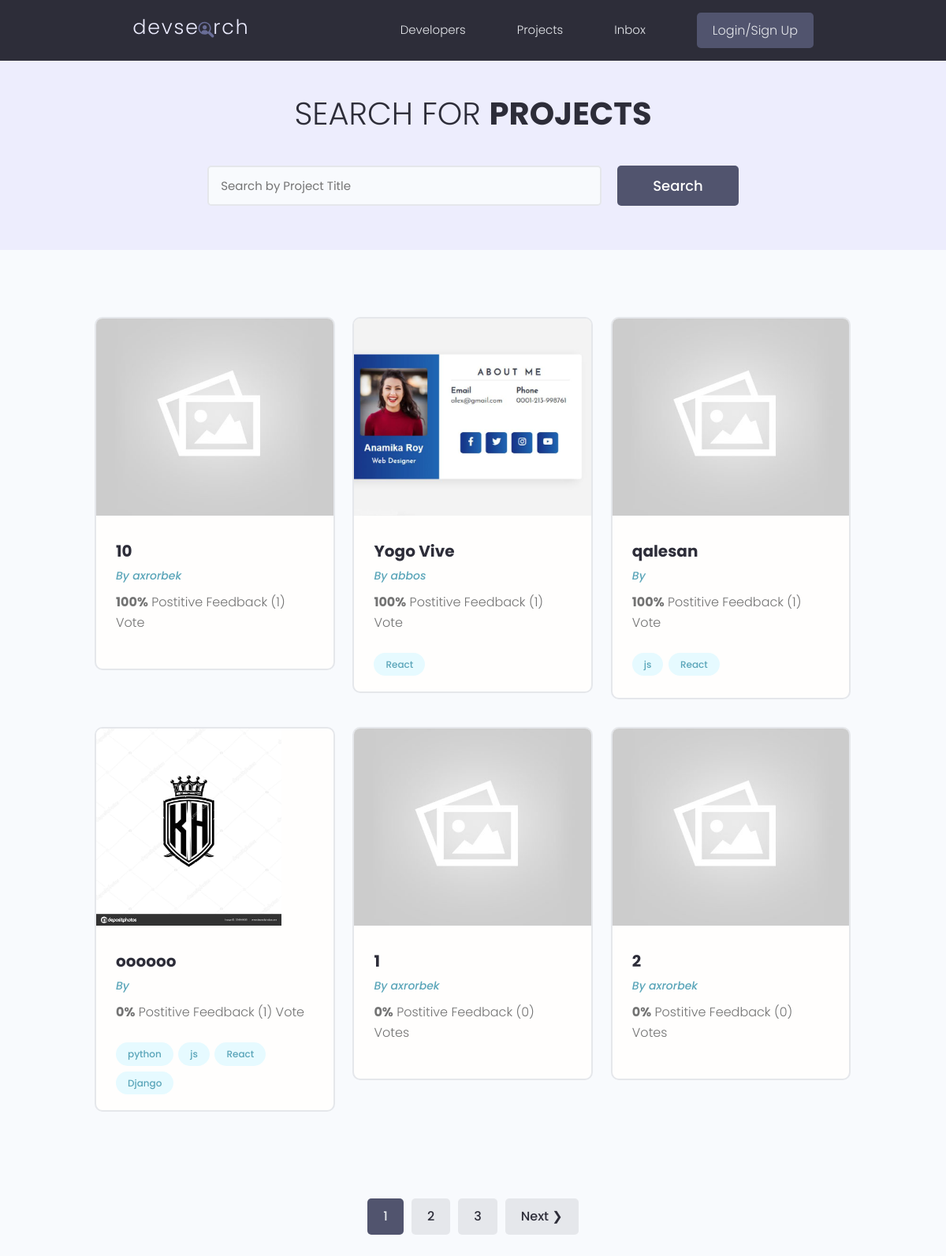
/projects/, run on the app's committed database.
### projects/models.py (models this page shows, shortened)
class Project(models.Model):
    owner = models.ForeignKey(Profile,null=True,blank=True, on_delete=models.SET_NULL)
    title = models.CharField(max_length=200)
    description = models.TextField(null=True,blank=True)
    featured_image = models.ImageField(null=True, blank=True,  default='defaults.jpg')
    demo_link = models.CharField(max_length=2000,null=True,blank=True)
    sourse_link = models.CharField(max_length=2000,null=True,blank=True)
    tags = models.ManyToManyField('Tag',blank=True)
    vote_total = models.IntegerField(default=0,null=True,blank=True)
    vote_ratio = models.IntegerField(default=0,null=True,blank=True)
    created = models.DateTimeField(auto_now_add=True)
    id = models.UUIDField(default=uuid.uuid4,
                          unique=True,
                          primary_key=True,
                          editable=False)
    class Meta:
        ordering=['-vote_ratio','-vote_total','title']

class Tag(models.Model):
    name = models.CharField(max_length=200)
    created = models.DateTimeField(auto_now_add=True)
    id = models.UUIDField(default=uuid.uuid4,
                          unique=True,
                          primary_key=True,
                          editable=False)
    def __str__(self):
        return self.name

### users/models.py (models this page shows, shortened)
class Profile(models.Model):
    user = models.OneToOneField(User,on_delete=models.CASCADE,null=True,blank=True )
    name = models.CharField(max_length=200,blank=True,null=True)
    email = models.EmailField(max_length=500,blank=True,null=True)
    username = models.CharField(max_length=200,blank=True,null=True)
    location = models.CharField(max_length=200,blank=True,null=True)
    short_intro = models.CharField(max_length=200,blank=True,null=True)
    bio = models.TextField(blank=True,null=True)
    profile_image = models.ImageField(null=True,blank=True,upload_to='profiles/',default='profiles/user-default.png')
    social_github = models.CharField(max_length=200,blank=True,null=True)
    social_twitter = models.CharField(max_length=200,blank=True,null=True)
    social_linkedin = models.CharField(max_length=200,blank=True,null=True)
    social_youtube = models.CharField(max_length=200,blank=True,null=True)
    social_website  = models.CharField(max_length=200,blank=True,null=True)
    created = models.DateTimeField(auto_now_add=True)
    id = models.UUIDField(default=uuid.uuid4,
                          unique=True,
                          primary_key=True,
                          editable=False)

### projects/views.py (the view)
# urls.py: path('projects/',include('projects.urls')),
def projects(request):
    projects , search_query = searchProjects(request)
    custom_range ,projects = paginationProjects(request, projects, 6)
    context = {'projects':projects,'search_query':search_query,'custom_range':custom_range }
    return render(request, 'projects/projects.html',context)

### projects/utils.py (called while the page is built)
def paginationProjects(request,projects,results):
    page = request.GET.get('page')
    paginator = Paginator(projects,results)
    try:
        projects = paginator.page(page)
    except PageNotAnInteger:
        page = 1
        projects = paginator.page(page)
    except EmptyPage:
        page = paginator.num_pages
        projects = paginator.page(page)
    leftIndex = (int(page) - 4)
    if leftIndex < 1:
        leftIndex = 1
    rightIndex = (int(page) + 5 )
    if rightIndex > paginator.num_pages:
        rightIndex = paginator.num_pages + 1
    custom_range = range(leftIndex,rightIndex)
    return custom_range,projects

def searchProjects(request):
    search_query = ""
    if request.GET.get('search_query'):
        search_query = request.GET.get('search_query')
    tags = Tag.objects.filter(name__icontains=search_query)
    projects = Project.objects.distinct().filter(
        Q(title__icontains=search_query)|
        Q(description__icontains=search_query)|
        Q(owner__name__icontains=search_query)|
        Q(tags__in=tags)
    )
    return projects , search_query

### projects/templates/projects/projects.html (shortened to what this page needs)
{% extends 'main.html' %} {% block content %}
{% load pluralize_pl %}
<main class="projects">
    <section class="hero-section text-center">
        <div class="container container--narrow">
            <div class="hero-section__box">
                <h2>Search for <span>Projects</span></h2>
            </div>
            <div class="hero-section__search">
                <form id='searchForm' class="form" action="{% url 'projects' %}" method="get">
                    <div class="form__field">
                        <input class="input input--text" id="formInput#search" type="text" name="search_query"
                            placeholder="Search by Project Title" value="{{search_query}}" />
                    </div>
                    <input class="btn btn--sub btn--lg" type="submit" value="Search" />
                </form>
            </div>
        </div>
    </section>
    <section class="projectsList">
        <div class="container">
            <div class="grid grid--three">
                {% for project in projects %}
                <div class="column">
                    <div class="card project">
                        <a href="{% url 'project' project.id %}" class="project">
                            <img class="project__thumbnail" src="{{project.featured_image.url}}"
                                alt="project thumbnail" />
                            <div class="card__body">
                                <h3 class="project__title">{{project.title}}</h3>
                                <p>
                                    <a class="project__author"
                                        href="{% url 'user-profile' project.owner.id %}">By {{project.owner.name}}</a>
                                </p>
                                <p class="project--rating">
                                    <span style="font-weight: bold">{{project.vote_ratio}}%</span>
                                    Postitive Feedback ({{project.vote_total}}) Vote{{project.vote_total | pluralize:"s"}}
                                </p>
                                <div class="project__tags">
                                    {% for tag in project.tags.all %}
                                    <span class="tag tag--pill tag--main">
                                        <small>{{tag}}</small>
                                    </span>
                                    {% endfor %}
                                </div>
                            </div>
                        </a>
                    </div>
                </div>
                {% endfor %}
            </div>
        </div>
    </section>
    {% include 'pagination.html' with queryset=projects custom_range=custom_range %}
</main>
{% endblock content %}

### static/style/app.css (style rules this page uses)
:root { --color-sub: #2d2d39; }
.btn--sub { background-color: var(--color-sub-light); }
.card { border: 2px solid var(--color-light); }
img { width: 100%; }
.hero-section { height: 40vh; display: flex; align-items: center; background-color: var(--color-sub); }
.hero-section__box { margin-bottom: 4rem; }
.hero-section__box > h2, .hero-section__box > h2 > span { font-size: 4rem; color: var(--color-light); line-height: 1.3; text-transform: uppercase; }
.hero-section__box > h2 { font-weight: 300; }
.hero-section__box > h2 > span { font-weight: 700; }
.hero-section__search > .form { display: flex; align-items: center; justify-content: center; gap: 2rem; }
.hero-section__search > .form input.input--text { width: 50rem; }
.project__author { font-size: 1.4rem; font-style: italic; }
.project--rating { margin-bottom: 1.6em; margin-top: .5em; }
.projects > .hero-section { background: var(--color-sub-lighter); height: 30vh; }
.projects .hero-section__box { margin-bottom: 2.5rem; }
.projects .hero-section__box > h2 { color: var(--color-sub); }
.projects .hero-section__box > h2 > span { font-weight: 700; color: var(--color-sub); }
.projectsList { margin-top: 8rem; }
.project__thumbnail { height: 25rem; object-fit: cover; object-position: top center; }
.project__title { font-size: 2rem; font-weight: 700; color: var(--color-sub); }

### static/uikit/styles/modules/_variables.css (style rules this page uses)
:root { --color-main: #5aa5b9; --color-main-light: #e6faff; --color-sub: #3f4156; --color-sub-light: #51546e; --color-sub-lighter: #ededfd; --color-text: #737373; --color-gray: #8b8b8b; --color-light: #e5e7eb; --color-light-gray: #767676; --color-bg: #f8fafd; --color-white: #fffefd; --color-white-light: #f3f3f3; --color-success: #359e64; --color-success-bg: #def8e8; --color-error: #fc4b0b; --color-error-bg: #fff2ee; --font-base: 'Poppins', arial, helvetica, 'Segoe UI', roboto, ubuntu, sans-serif; --font-monospace: 'Fira Code', 'Courier New', courier, monospace; --font-regular: 300; --font-medium: 500; --font-bold: 700; --generic-shadow: 1px 1px 5px #00000010; --generic-transition: all 0.3s ease-in-out; }

### static/uikit/styles/modules/_base.css (style rules this page uses)
* { margin: 0; padding: 0; box-sizing: border-box; text-rendering: optimizeLegibility; color: inherit; font-size: inherit; }
html { font-size: 50%; }
@media only screen and (min-width: 480px) { html { font-size: 56.25%; } }
@media only screen and (min-width: 1200px) { html { font-size: 62.5%; } }
body { line-height: 1.6; font-weight: 400; font-size: 1.5rem; color: var(--color-text); background-color: var(--color-bg); min-height: 100vh; }

### static/uikit/styles/modules/_typography.css (style rules this page uses)
* { font-family: var(--font-base); }
h2 { font-size: 3.6rem; font-weight: var(--font-bold); }
h3 { font-size: 3.2rem; font-weight: var(--font-medium); }
p, span, strong { font-size: 1.6rem; color: var(--color-text); font-weight: var(--font-regular); }
a { padding-bottom: 2px; text-decoration: none; display: inline-block; color: var(--color-main); font-weight: var(--font-medium); }

### static/uikit/styles/modules/_utilities.css (style rules this page uses)
.container { width: 92%; max-width: 165rem; margin: 0 auto; box-sizing: border-box; }
.container--narrow { width: 92%; max-width: 120rem; }
@media screen and (min-width: 1000px) { .container { width: 90%; } }
@media screen and (min-width: 1000px) { .container--narrow { width: 85%; } }
@media screen and (min-width: 1200px) { .container { width: 80%; } }
@media screen and (min-width: 1200px) { .container--narrow { width: 72%; } }
.text-center { text-align: center; }

### static/uikit/styles/modules/_button.css (style rules this page uses)
.btn { display: inline-block; position: relative; cursor: pointer; background-color: var(--color-light); font-weight: var(--font-medium); color: var(--color-sub); text-decoration: none; padding: 1rem 2rem; border-radius: 0.5rem; border: none; width: -webkit-fit-content; width: -moz-fit-content; width: fit-content; height: -webkit-fit-content; height: -moz-fit-content; height: fit-content; font-size: 1.6rem; outline-width: 0; outline-color: transparent; -webkit-backface-visibility: hidden; backface-visibility: hidden; transition: all 0.3s ease-in-out; }
.btn--sub { background-color: var(--color-sub); color: var(--color-white); }
.btn--lg { font-size: 1.8rem; padding: 1.2rem 4.5rem; }

### static/uikit/styles/modules/_card.css (style rules this page uses)
.card { border-radius: 1rem; background-color: var(--color-white); border: 1.5px solid var(--color-light); width: auto; height: auto; margin-top: 0.5rem; margin-bottom: 0.5rem; overflow: hidden; }
.card__body, .card__header { padding: 2rem 2.5rem; }

### data on the page
Project: featured_image (placeholder picture), title "10", owner.name "axrorbek", vote_ratio "100", vote_total "1"
Project: featured_image (picture), title "Yogo Vive", owner.name "abbos", vote_ratio "100", vote_total "1"
Tag: name "React"
Project: featured_image (placeholder picture), title "qalesan", vote_ratio "100", vote_total "1"
Tag: name "js"
Project: featured_image (picture), title "oooooo", vote_ratio "0", vote_total "1"
Tag: name "python"
Tag: name "Django"
Project: featured_image (placeholder picture), title "1", owner.name "axrorbek", vote_ratio "0", vote_total "0", vote_total|pluralize "s"
Project: featured_image (placeholder picture), title "2", owner.name "axrorbek", vote_ratio "0", vote_total "0", vote_total|pluralize "s"

### other printed values
{{ page }} "1" "2" "3"
